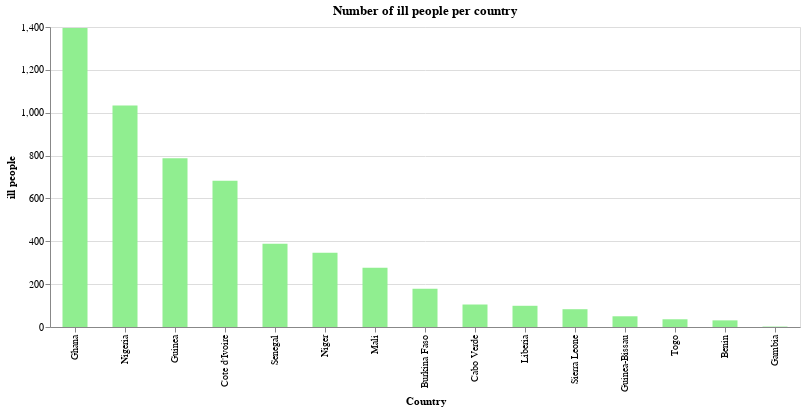

Notebook source saved alongside this figure:
### Markdown cell above
### Number of ill patients

### Code cell
source = covid_ana_sort
alt.Chart(source).mark_bar(size = 25).encode(x = alt.X('Country', sort='-y'), y = 'ill people', color = alt.value('lightgreen'),).properties(width = alt.Step(50), height = 300, title = 'Number of ill people per country').interactive()

### Figure 1 — Vega-Lite specification as saved in the notebook (floating-point values rounded to 4 significant figures)
{"config": {"view": {"continuousWidth": 400, "continuousHeight": 300}}, "data": {"name": "data-416707c981b8a0983a2c34cd6ea98250"}, "mark": {"type": "bar", "size": 25}, "encoding": {"color": {"value": "lightgreen"}, "x": {"type": "nominal", "field": "Country", "sort": "-y"}, "y": {"type": "quantitative", "field": "ill people"}}, "height": 300, "selection": {"selector002": {"type": "interval", "bind": "scales", "encodings": ["x", "y"]}}, "title": "Number of ill people per country", "width": {"step": 50}, "$schema": "https://vega.github.io/schema/vega-lite/v4.0.2.json", "datasets": {"data-416707c981b8a0983a2c34cd6ea98250": [{"Country": "Ghana", "Lat": 7.947, "Long": -1.023, "Date": "2020-04-26T00:00:00", "Confirmed_cases": 1550, "Dead": 11, "Recovered": 155, "ill people": 1395, "Death rate": 0.007097, "Recovered rate": 0.1}, {"Country": "Nigeria", "Lat": 9.082, "Long": 8.675, "Date": "2020-04-26T00:00:00", "Confirmed_cases": 1273, "Dead": 40, "Recovered": 239, "ill people": 1034, "Death rate": 0.03142, "Recovered rate": 0.1877}, {"Country": "Cote d'Ivoire", "Lat": 7.54, "Long": -5.547, "Date": "2020-04-26T00:00:00", "Confirmed_cases": 1150, "Dead": 14, "Recovered": 468, "ill people": 682, "Death rate": 0.01217, "Recovered rate": 0.407}, {"Country": "Guinea", "Lat": 9.946, "Long": -9.697, "Date": "2020-04-26T00:00:00", "Confirmed_cases": 996, "Dead": 7, "Recovered": 208, "ill people": 788, "Death rate": 0.007028, "Recovered rate": 0.2088}, {"Country": "Niger", "Lat": 17.61, "Long": 8.082, "Date": "2020-04-26T00:00:00", "Confirmed_cases": 696, "Dead": 29, "Recovered": 350, "ill people": 346, "Death rate": 0.04167, "Recovered rate": 0.5029}, {"Country": "Senegal", "Lat": 14.5, "Long": -14.45, "Date": "2020-04-26T00:00:00", "Confirmed_cases": 671, "Dead": 9, "Recovered": 283, "ill people": 388, "Death rate": 0.01341, "Recovered rate": 0.4218}, {"Country": "Burkina Faso", "Lat": 12.24, "Long": -1.562, "Date": "2020-04-26T00:00:00", "Confirmed_cases": 632, "Dead": 42, "Recovered": 453, "ill people": 179, "Death rate": 0.06646, "Recovered rate": 0.7168}, {"Country": "Mali", "Lat": 17.57, "Long": -3.996, "Date": "2020-04-26T00:00:00", "Confirmed_cases": 389, "Dead": 23, "Recovered": 112, "ill people": 277, "Death rate": 0.05913, "Recovered rate": 0.2879}, {"Country": "Liberia", "Lat": 6.428, "Long": -9.43, "Date": "2020-04-26T00:00:00", "Confirmed_cases": 124, "Dead": 12, "Recovered": 25, "ill people": 99, "Death rate": 0.09677, "Recovered rate": 0.2016}, {"Country": "Cabo Verde", "Lat": 16.54, "Long": -23.04, "Date": "2020-04-26T00:00:00", "Confirmed_cases": 106, "Dead": 1, "Recovered": 1, "ill people": 105, "Death rate": 0.009434, "Recovered rate": 0.009434}, {"Country": "Togo", "Lat": 8.62, "Long": 0.8248, "Date": "2020-04-26T00:00:00", "Confirmed_cases": 98, "Dead": 6, "Recovered": 62, "ill people": 36, "Death rate": 0.06122, "Recovered rate": 0.6327}, {"Country": "Sierra Leone", "Lat": 8.461, "Long": -11.78, "Date": "2020-04-26T00:00:00", "Confirmed_cases": 93, "Dead": 4, "Recovered": 10, "ill people": 83, "Death rate": 0.04301, "Recovered rate": 0.1075}, {"Country": "Benin", "Lat": 9.308, "Long": 2.316, "Date": "2020-04-26T00:00:00", "Confirmed_cases": 64, "Dead": 1, "Recovered": 33, "ill people": 31, "Death rate": 0.01562, "Recovered rate": 0.5156}, {"Country": "Guinea-Bissau", "Lat": 11.8, "Long": -15.18, "Date": "2020-04-26T00:00:00", "Confirmed_cases": 53, "Dead": 1, "Recovered": 3, "ill people": 50, "Death rate": 0.01887, "Recovered rate": 0.0566}, {"Country": "Gambia", "Lat": 13.44, "Long": -15.31, "Date": "2020-04-26T00:00:00", "Confirmed_cases": 10, "Dead": 1, "Recovered": 8, "ill people": 2, "Death rate": 0.1, "Recovered rate": 0.8}]}}
